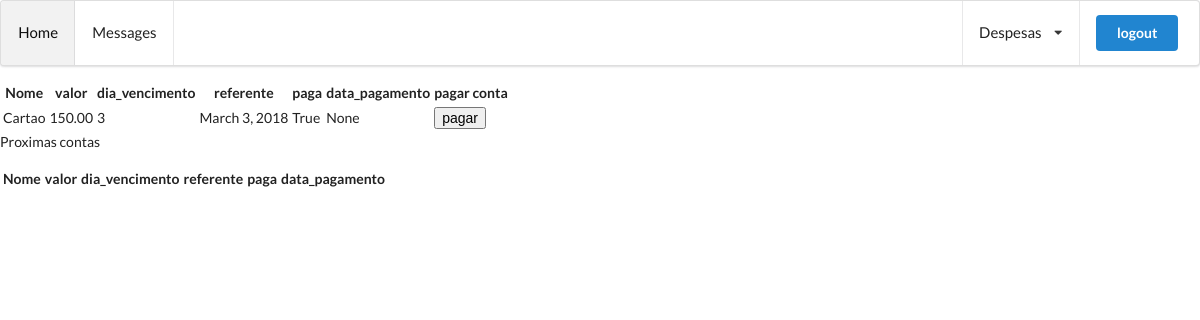
The app's page / (signed in) with its own data.
### www/models.py (models this page shows, shortened)
class Conta(models.Model):
    despesa = models.ForeignKey(Despesa, on_delete=models.CASCADE)
    valor = models.DecimalField(max_digits=12, decimal_places=2, validators=[MinValueValidator(0)])
    dia_vencimento = models.PositiveIntegerField(choices=dias_vemcimento)
    data_criacao = models.DateTimeField(auto_now_add=True)
    referente = models.DateField()
    paga = models.BooleanField(default=False)
    data_pagamento = models.DateField(null=True, blank=True)
    data_alteracao_pagamento = models.DateTimeField(null=True, blank=True)
    observacao = models.TextField(blank=True)

class Despesa(models.Model):
    nome = models.CharField(max_length=40)
    valor = models.DecimalField(max_digits=12, decimal_places=2, validators=[MinValueValidator(0)])
    dia_vencimento = models.PositiveIntegerField(choices=dias_vemcimento)
    mes_inicio = models.PositiveIntegerField(blank=True, null=True, validators=[MinValueValidator(0), MaxValueValidator(12)])
    mes_termino = models.PositiveIntegerField(blank=True, null=True, validators=[MinValueValidator(1), MaxValueValidator(12)])
    cor = models.CharField(max_length=10, blank=True)
    icone = models.CharField(max_length=15, blank=True)
    categoria = models.CharField(max_length=21, blank=True)
    data_criacao = models.DateTimeField(auto_now_add=True)
    periodica = models.BooleanField(default=False)
    repeticao_anual = models.BooleanField(default=False)
    observacao = models.TextField(blank=True)
    usuario = models.ForeignKey(User, on_delete=models.PROTECT)
    pendente_cadastro_conta = models.BooleanField(default=True)

### www/views.py (the view)
# urls.py: path('', views.listar_contas, name='index'),
@login_required
def listar_contas(request):
    data_atual = datetime.date.today()
    proximo_mes = (datetime.date.today() + datetime.timedelta(1*365/12)).replace(day=1)
    contas = Conta.objects.filter(despesa__usuario=request.user, referente__month=data_atual.month, referente__year=data_atual.year)
    proximas_contas = Conta.objects.filter(despesa__usuario=request.user, paga= False, referente__gte=proximo_mes).order_by('referente')[:7]
    return render(request, 'lista_contas.html', {'contas': contas, 'proximas_contas':proximas_contas})

### www/templates/lista_contas.html (shortened to what this page needs)
{% extends 'base.html' %}
{% block content %}
{% load staticfiles %}
<table>
    <tr>
        <th>Nome</th>
        <th>valor</th>
        <th>dia_vencimento</th>
        <th>referente</th>
        <th>paga</th>
        <th>data_pagamento</th>
        <th>pagar conta</th>
    </tr>
    {% for conta in contas %}
    <tr>
        <td data-action="{% url 'listar_contas_depesa' conta.despesa.id %}" class="action">{{conta.despesa.nome}}</td>
        <td>{{conta.valor}}</td>
        <td>{{conta.dia_vencimento}}</td>
        <td>{{conta.referente}}</td>
        <td>{{conta.paga}}</td>
        <td>{{conta.data_pagamento}}</td>
        <td><input type="button" data-action="{% url 'pagar_conta' conta.despesa.id conta.id %}" class="action" value="pagar" ></td>
    </tr>
    {% endfor %}
</table>
<p>Proximas contas</p>
<table>
    <tr>
        <th>Nome</th>
        <th>valor</th>
        <th>dia_vencimento</th>
        <th>referente</th>
        <th>paga</th>
        <th>data_pagamento</th>
    </tr>
</table>
{% endblock %}

### records on screen
Conta: despesa.nome "Cartao", valor "150.00", dia_vencimento "3", referente "March 3, 2018", paga "True", data_pagamento "None", despesa+id "pagar"
